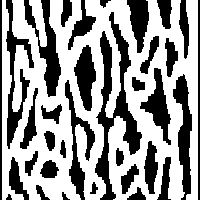
%> input picture 200_200_Periodic.bmp, 200 x 200 px
$ octave Relative_Permeability_Porous_Media.m   (GNU Octave 9; MATLAB toolbox functions it lacks are replaced by stand-ins)
%> lines starting %> are read from the running program, lines starting %| are printed output that depends on the picture; in (x1, y1, x2, y2) boxes, pixels count from 0 and x2, y2 are one past the last pixel; in counts of white or black regions, pixels touching at a corner belong together; the program's own positions count from 1
clc
clear
%%This code is developed for two-phase flow in 2D porous media based on
%%Lattice Boltzman Phase-Field Free Energy model.>>>>>For Demonstartion
%%of Relative Permeability in Porous Media....By Ali Sadeghkhani
%% A: Initialization
% Describing the initial parameters
w=[4/9 1/9 1/9 1/9 1/9 1/36 1/36 1/36 1/36];
cx=[0 1 0 -1 0 1 -1 -1 1];
cy=[0 0 1 0 -1 1 1 -1 -1];
opp=[1 4 5 2 3 8 9 6 7];
maxT=200000;
tplot=100;
conv=1*10^-9;

%saturation and wettability of the wet phase
sw=0.8;
contact_angle=30;

snw=1-sw;
% Prameters data
xmin=1; xmax=200; ymin=1; ymax=200;
AA=zeros(xmax,ymax);
BB=zeros(xmax,ymax);

% Relaxation Time (Viscosity Definition) related to wet fluid
tau1=0.7;
rho1=1;
dynvisc1=((tau1-0.5)/3);
matdynvisc1=dynvisc1*ones(xmax,ymax);

% Relaxation Time (Viscosity Definition) related to non-wet-fluid
tau2=1.7;
rho2=1;
dynvisc2=((tau2-0.5)/3);
matdynvisc2=dynvisc2*ones(xmax,ymax);

% Fluid flow obstacle definition
obst=imread('C:\Users\SONY\Desktop\LBM Study\Porous Media\200_200_Periodic.bmp');
%> obst is the input picture: size 200x200x3 uint8; 60.2% white; 34 black regions, largest, box (x1, y1, x2, y2) and area: (95, 12, 142, 200) 2677, (24, 0, 61, 97) 1271, (6, 0, 34, 149) 1268
obst=im2bw(obst);
imshow(obst);
void_part=find(obst);
%> void_part = 24065 values from 401 to 39600
porosity=(size(void_part,1))/(size(obst,1)*size(obst,2));
%> porosity = 0.602

ni=zeros(xmax,4);
ni(:,1)=(xmin:xmax)+1;
ni(:,2)=(ymin:ymax)+1;
ni(:,3)=(xmin:xmax)-1;
ni(:,4)=(ymin:ymax)-1;

% Fix near neighbours at edges (Periodic boundary condition)
ni(xmax,1)=xmin;
ni(ymax,2)=ymin;
ni(xmin,3)=xmax;
ni(ymin,4)=ymax;

%%Calculate the equilibrium distribusion
%%Identify near neighbors
ie=ni(:,1); jn=ni(:,2); iw=ni(:,3); js=ni(:,4);
Diff1(:,:)=obst(:,:)-obst(ie,:);
Diff2(:,:)=obst(:,:)-obst(:,jn);
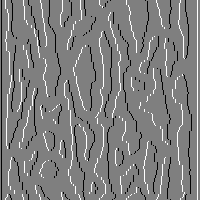
%> Diff2: size 200x200 double; min -1, max 1, mean 0; mean of the top-left, top-right, bottom-left and bottom-right quarters -0.0086, 0.0086, -0.0067, 0.0067; drawn with min black and max white

[row1,col1]=find(Diff1==1);
%> row1 = 650 values from 1 to 199; col1 = 650 values from 7 to 192
x_east=transpose(row1);
%> x_east = 650 values, max 199 at index 173, min 1 at index 518, mean 108.2
y_east=transpose(col1);
%> y_east = 650 values from 7 to 192
[row2,col2]=find(Diff1==-1);
%> row2 = 650 values from 1 to 200; col2 = 650 values from 7 to 192
x_west=transpose(1+mod(row2-1+cx(2)+xmax,xmax));
%> x_west = 650 values, max 200 at index 392, min 1 at index 386, mean 107.3
y_west=transpose(1+mod(col2-1+cy(2)+ymax,ymax));
%> y_west = 650 values from 7 to 192

[row3,col3]=find(Diff2==1);
%> row3 = 2026 values from 1 to 200; col3 = 2026 values from 6 to 198
x_north=transpose(row3);
%> x_north = 2026 values, max 200 at index 14, min 1 at index 1, mean 100.7
y_north=transpose(col3);
%> y_north = 2026 values from 6 to 198
[row4,col4]=find(Diff2==-1);
%> row4 = 2026 values from 1 to 200; col4 = 2026 values from 2 to 192
x_south=transpose(1+mod(row4-1+cx(3)+xmax,xmax));
%> x_south = 2026 values, max 200 at index 200, min 1 at index 1, mean 100.7
y_south=transpose(1+mod(col4-1+cy(3)+ymax,ymax));
%> y_south = 2026 values from 3 to 193

obstRegion=find(obst<1);
%> obstRegion = 15935 values from 1 to 40000
NonObstRegion=find(obst);
%> NonObstRegion = 24065 values from 401 to 39600

%%Fluid properties (initial average density)
tauPhi=0.7; phistar=1; rhon=1;

mat=-ones(xmax,ymax);
idx=randperm(size(void_part,1),round(size(void_part,1)*sw));
fluid_rand_part=void_part(idx);
mat(fluid_rand_part)=1;
%> mat: size 200x200 double; values -1 (black) and 1 (white), 48.1% white in thin lines or dots

%phi0=zeros(xmax,ymax);
phi0=mat; IntWidth=4; sigma=0.003; Gamma=10; abspermeability=825;

%%Body Forces
fx=1.5*10^-5; fy=0;

%%Chemical potential parameters
alpha=0.75*sigma/(IntWidth*phistar^4);
kappa=0.5*alpha*(IntWidth*phistar)^2;

%%Wettability Spesification
angle=deg2rad(contact_angle);
beta=acos(sin(angle)^2);
coef=2*sign(pi/2-angle)*(cos(beta/3)*(1-cos(beta/3)))^0.5;
omega=coef*(2*kappa*alpha)^.5;

%%Initialize near neighbors and order parameters phi
phin=phi0(:,:);

%%Laplacian calculation for Fluids
lapPhiX=(phi0(ie,jn)+phi0(ie,js)+phi0(iw,jn)+phi0(iw,js)...
    +4*(phi0(ie,:)+phi0(iw,:)+phi0(:,jn)+phi0(:,js))-20*phi0(:,:))/6;
lapPhiY=lapPhiX;

%%Laplacians for South obstacle
x_south_east=1+mod(x_south-1+cx(2)+xmax,xmax);
%> x_south_east = 2026 values, max 200 at index 199, min 1 at index 200, mean 100.7
x_south_west=1+mod(x_south-1+cx(4)+xmax,xmax);
%> x_south_west = 2026 values, max 200 at index 1, min 1 at index 2, mean 100.7

y_south_north=1+mod(y_south-1+cy(3)+ymax,ymax);
%> y_south_north = 2026 values from 4 to 194
y_south_north_per=1+mod(y_south_north-1+cy(3)+ymax,ymax);
%> y_south_north_per = 2026 values from 5 to 195

lapPhiX(sub2ind(size(lapPhiX),x_south,y_south))=(phi0(sub2ind(size(phi0),x_south_east,y_south))-2*phin(sub2ind(size(phin),x_south,y_south))+phi0(sub2ind(size(phi0),x_south_west,y_south)));
%> lapPhiX: size 200x200 double; min -6.67, max 6.67, mean 0.0714
lapPhiY(sub2ind(size(lapPhiY),x_south,y_south))=(6*omega/kappa+phi0(sub2ind(size(phi0),x_south,y_south_north_per))+4*phi0(sub2ind(size(phi0),x_south,y_south_north))-5*phin(sub2ind(size(phin),x_south,y_south)))/4;
%> lapPhiY: size 200x200 double; min -6.67, max 6.67, mean 0.11

%%Laplacians for North obstacle
x_north_east=1+mod(x_north-1+cx(2)+xmax,xmax);
%> x_north_east = 2026 values, max 200 at index 13, min 1 at index 14, mean 100.7
x_north_west=1+mod(x_north-1+cx(4)+xmax,xmax);
%> x_north_west has the same summary as x_south_west

y_north_south=1+mod(y_north-1+cy(5)+ymax,ymax);
%> y_north_south = 2026 values from 5 to 197
y_north_south_per=1+mod(y_north_south-1+cy(5)+ymax,ymax);
%> y_north_south_per = 2026 values from 4 to 196

lapPhiX(sub2ind(size(lapPhiX),x_north,y_north))=(phi0(sub2ind(size(phi0),x_north_east,y_north))-2*phin(sub2ind(size(phin),x_north,y_north))+phi0(sub2ind(size(phi0),x_north_west,y_north)));
%> lapPhiX: size 200x200 double; min -6.67, max 6.67, mean 0.145
lapPhiY(sub2ind(size(lapPhiY),x_north,y_north))=(6*omega/kappa+phi0(sub2ind(size(phi0),x_north,y_north_south_per))+4*phi0(sub2ind(size(phi0),x_north,y_north_south))-5*phin(sub2ind(size(phin),x_north,y_north)))/4;
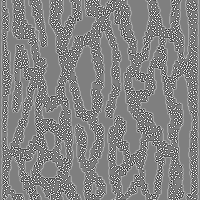
%> lapPhiY: size 200x200 double; min -6.67, max 6.67, mean 0.221; drawn with min black and max white

%%Laplacians for West obstacle
x_west_east=1+mod(x_west-1+cx(2)+xmax,xmax);
%> x_west_east = 650 values, max 200 at index 275, min 1 at index 392, mean 107.7
x_west_east_per=1+mod(x_west_east-1+cx(2)+xmax,xmax);
%> x_west_east_per = 650 values, max 200 at index 61, min 1 at index 275, mean 108

y_west_south=1+mod(y_west-1+cx(5)+ymax,ymax);
%> y_west_south = 650 values from 7 to 192
y_west_north=1+mod(y_west-1+cx(3)+ymax,ymax);
%> y_west_north = 650 values from 7 to 192

lapPhiX(sub2ind(size(lapPhiX),x_west,y_west))=(6*omega/kappa+phi0(sub2ind(size(phi0),x_west_east_per,y_west))+4*phi0(sub2ind(size(phi0),x_west_east,y_west))-5*phin(sub2ind(size(phin),x_west,y_west)))/4;
%> lapPhiX: size 200x200 double; min -6.67, max 6.67, mean 0.178
lapPhiY(sub2ind(size(lapPhiY),x_west,y_west))=(phi0(sub2ind(size(phi0),x_west,y_west_south))-2*phin(sub2ind(size(phin),x_west,y_west))+phi0(sub2ind(size(phi0),x_west,y_west_north)));
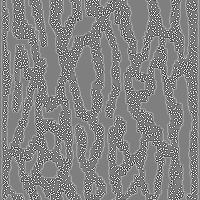
%> lapPhiY: size 200x200 double; 1.62% of pixels changed, all inside (x1, y1, x2, y2) = (6, 0, 192, 200); drawn with min black and max white

%%Laplacian for the East obstacle
x_east_west=1+mod(x_east-1+cx(4)+xmax,xmax);
%> x_east_west = 650 values, max 200 at index 518, min 1 at index 235, mean 107.8
x_east_west_per=1+mod(x_east_west-1+cx(4)+xmax,xmax);
%> x_east_west_per = 650 values, max 200 at index 235, min 1 at index 18, mean 107.5

y_east_south=1+mod(y_east-1+cx(5)+ymax,ymax);
%> y_east_south = 650 values from 7 to 192
y_east_north=1+mod(y_east-1+cx(3)+ymax,ymax);
%> y_east_north = 650 values from 7 to 192

lapPhiX(sub2ind(size(lapPhiX),x_east,y_east))=(6*omega/kappa+phi0(sub2ind(size(phi0),x_east_west_per,y_east))+4*phi0(sub2ind(size(phi0),x_east_west,y_east))-5*phin(sub2ind(size(phin),x_east,y_east)))/4;
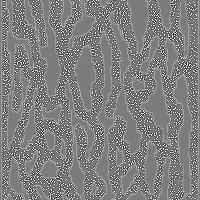
%> lapPhiX: size 200x200 double; min -6.33, max 6.67, mean 0.209; drawn with min black and max white
lapPhiY(sub2ind(size(lapPhiY),x_east,y_east))=(phi0(sub2ind(size(phi0),x_east,y_east_south))-2*phin(sub2ind(size(phin),x_east,y_east))+phi0(sub2ind(size(phi0),x_east,y_east_north)));
%> lapPhiY: size 200x200 double; 1.62% of pixels changed, all inside (x1, y1, x2, y2) = (6, 0, 192, 199)

%%Local values of the phase and the chemical potential
muphin=4*alpha*phin.*(phin.^2-phistar^2)-kappa*(lapPhiX+lapPhiY);
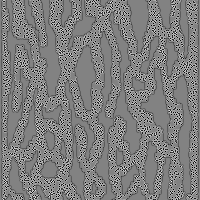
%> muphin: size 200x200 double; min -0.06, max 0.057, mean -0.002; drawn with min black and max white

%%Macroscopic Velocity values
ux=zeros(xmax,ymax);
uy=zeros(xmax,ymax);

%%Equilibrium distribution for zero initial velocity(Set initial density distribution of g PDF)
for a=1:9
    cu=cx(a).*ux+cy(a).*uy;
    if a==1
        gIn(a,:,:)=phin(:,:)-5/3.*Gamma.*muphin+3*w(a)*phin(:,:).*cu;
    else
        gIn(a,:,:)=3*w(a)*(Gamma.*muphin(:,:)+phin(:,:).*cu);
    end
end

%%Equilibrium distribution for zero initial velocity(Set initial density distribution of f PDF)
for a=1:9

    if a==1
        fIn(a,:,:)=(4/9).*(9/4.*rhon-15/4.*(phin.*muphin+1/3.*rhon));
    else
        fIn(a,:,:)=3*w(a)*(phin.*muphin+1/3.*rhon);
    end
end

%%Initialize pressure and velocity arrays
phi=zeros(xmax,ymax);

%% B: Main Code
 counter_frame=1;
 x=1:xmax; y=1:ymax;

 tic
%> (the run ends here)
